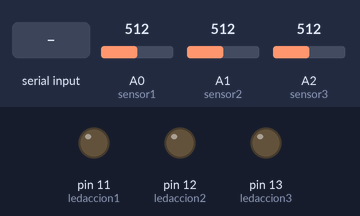
This sketch was run on a simulated Arduino Uno, built with avr-gcc and run on an emulated ATmega328P. On the bench: output pins drawn as LEDs (lit = HIGH). The test bench sets the inputs (shaded band); at power-on: A0 (sensor1) = 512, A1 (sensor2) = 512, A2 (sensor3) = 512. What the sketch prints to the serial monitor is not drawn.

Above: at 1.2 s.
1.3 s: "90,45,200\n" received over Serial
At 2.4 s:
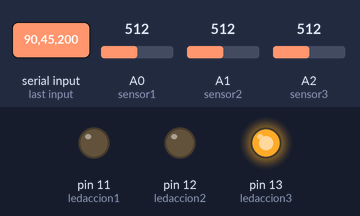
2.9 s: "30,150,10\n" received over Serial
At 4.1 s:
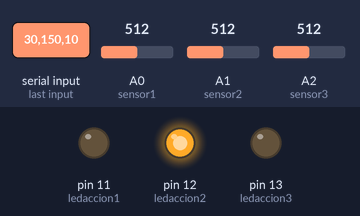
4.5 s: "90,45\n" received over Serial
At 5.8 s:
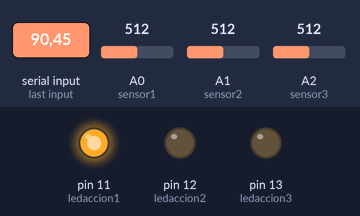
6.1 s: "30,150\n" received over Serial
At 7.4 s:
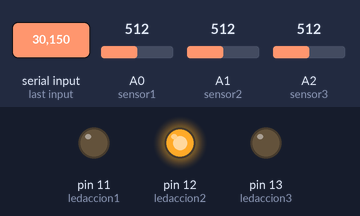
7.7 s: A0 (sensor1) set to 111
10.7 s: A0 (sensor1) set to 90
Timing chart, 0 to 13.2 s (numbered marks = the images above; inputs shaded):
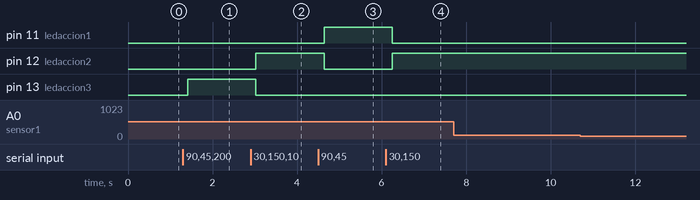

Measured:
- after the input at 1.3 s, pin 13 (ledaccion3): LOW → HIGH after 0.11 s
- after the input at 2.9 s, pin 12 (ledaccion2): LOW → HIGH after 0.12 s; pin 13 (ledaccion3): HIGH → LOW after 0.12 s
- after the input at 4.5 s, pin 11 (ledaccion1): LOW → HIGH after 0.14 s; pin 12 (ledaccion2): HIGH → LOW after 0.14 s
- after the input at 6.1 s, pin 11 (ledaccion1): HIGH → LOW after 0.15 s; pin 12 (ledaccion2): LOW → HIGH after 0.15 s
- after the input at 7.7 s, every drawn part: stays the same
- after the input at 10.7 s, every drawn part: stays the same

The sketch:

Proyecto_HalfDuplex.ino
```cpp
int sensor1 = A0;
int sensor2 = A1;
int sensor3 = A2;

int ledaccion3 = 13;
int ledaccion2 = 12;
int ledaccion1 = 11;

int valor1;
int valor2;
int valor3;

float nums[3];
byte arr[3];

void setup() {
  pinMode(ledaccion1,OUTPUT);
  pinMode(ledaccion2,OUTPUT);
  pinMode(ledaccion3,OUTPUT);

  Serial.begin(9600);
  Serial.setTimeout(100);
}

String accion;
char *s;

void loop() {
     if(Serial.available()>0){
        accion= Serial.readString();
        s=strtok(accion.c_str(),",");

        for(int i=0; i<3&&s!=NULL;i++){
           nums[i]= String(s).toFloat();
           s = strtok(NULL, ",");}
       PrenderApagar();}

    valor1 = analogRead(sensor1);
    valor2 = analogRead(sensor2);
    valor3 = analogRead(sensor3);

    Serial.println("I" +String(valor1) +"R"
    + String(valor2) +"R"+ String(valor3) + "F");

  delay (100);}

void PrenderApagar(){
  float mayor= nums[0];
  int i;
    for(i=1; i<3; i++){
      if(nums[i]>mayor){
        mayor=nums[i];
      }}

  int rep=0;
    for(i=0; i<3; i++){
      if(nums[i]==mayor){
        arr[i]=1;
        rep++;
      }else{
        arr[i]=0;
      }}

    if(rep==3){
      arr[0]=arr[1]=arr[2]=0;}

    digitalWrite(ledaccion1, arr[0]);
    digitalWrite(ledaccion2, arr[1]);
    digitalWrite(ledaccion3, arr[2]);
 }
```
